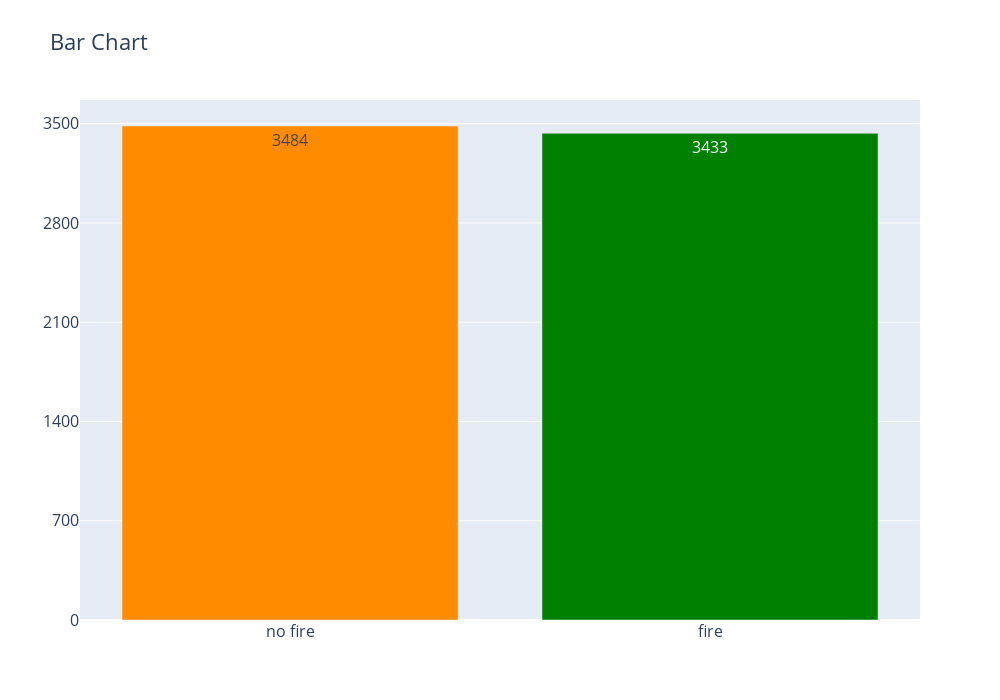

Notebook code cell kept with this figure:
### Code cell
# Extracting data
labels = df_full['label'].value_counts().index
counts = df_full['label'].value_counts().to_numpy()

# Bar chart
bar_trace = go.Bar(
    x=labels,
    y=counts,
    marker_color=['darkorange', 'green'],
    text=[str(count) for count in counts],
    showlegend=False
)

fig_bar = go.Figure(data=[bar_trace])
fig_bar.update_layout(title='Bar Chart', 
                      width=1000, 
                      height=700, 
                      xaxis=dict(tickfont=dict(size=16)),  # Adjust the size as needed
                      yaxis=dict(tickfont=dict(size=16), dtick=700),
                      font=dict(size=16)
                     )
fig_bar.show()

### Figure 1 — Plotly figure (JSON) as saved in the notebook; plotly's stock layout.template omitted (floating-point values rounded to 4 significant figures)
{"data": [{"marker": {"color": ["darkorange", "green"]}, "showlegend": false, "text": ["3484", "3433"], "type": "bar", "x": ["no fire", "fire"], "y": [3484, 3433]}], "layout": {"font": {"size": 16}, "height": 700, "title": {"text": "Bar Chart"}, "width": 1000, "xaxis": {"tickfont": {"size": 16}}, "yaxis": {"dtick": 700, "tickfont": {"size": 16}}}}
